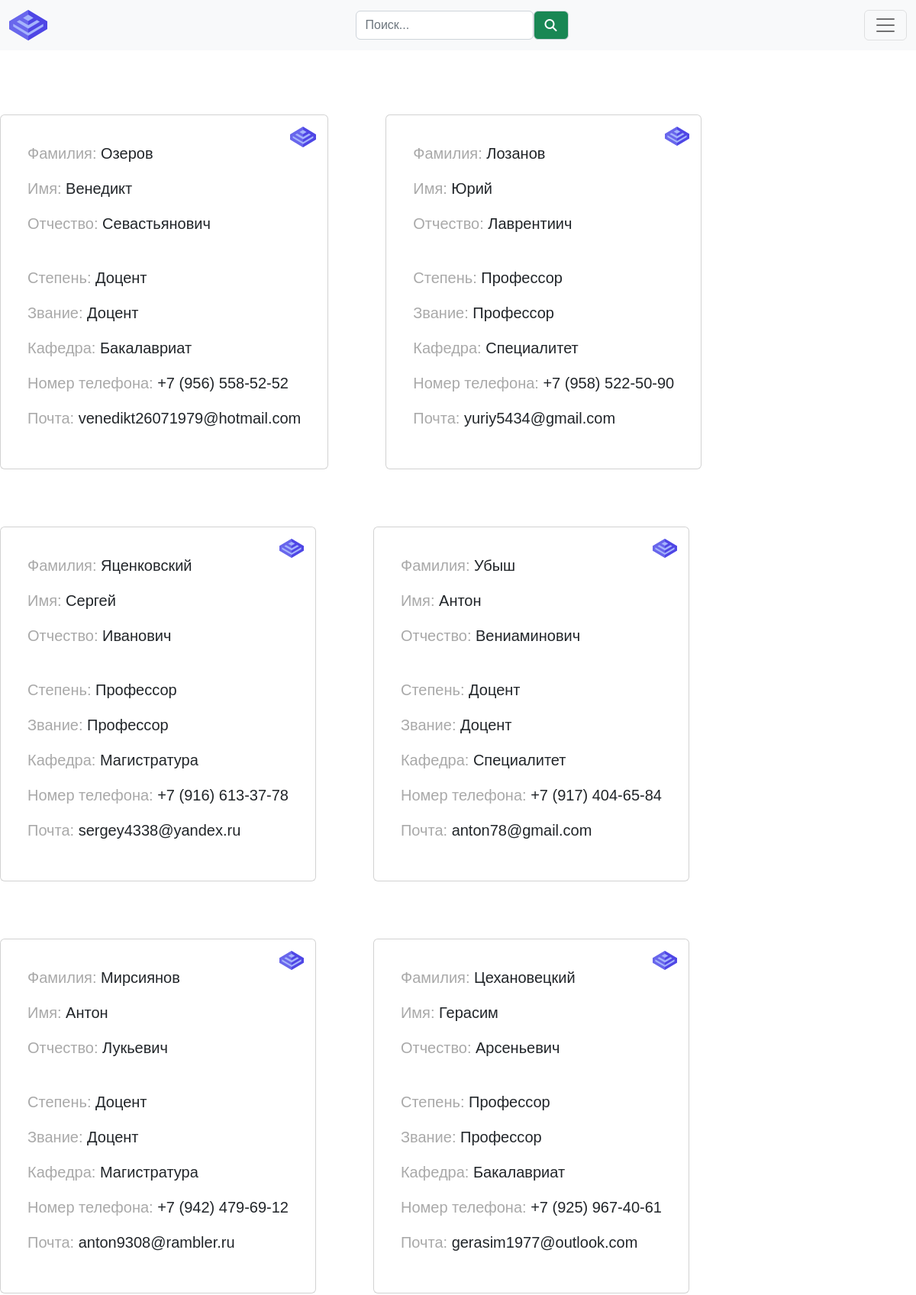
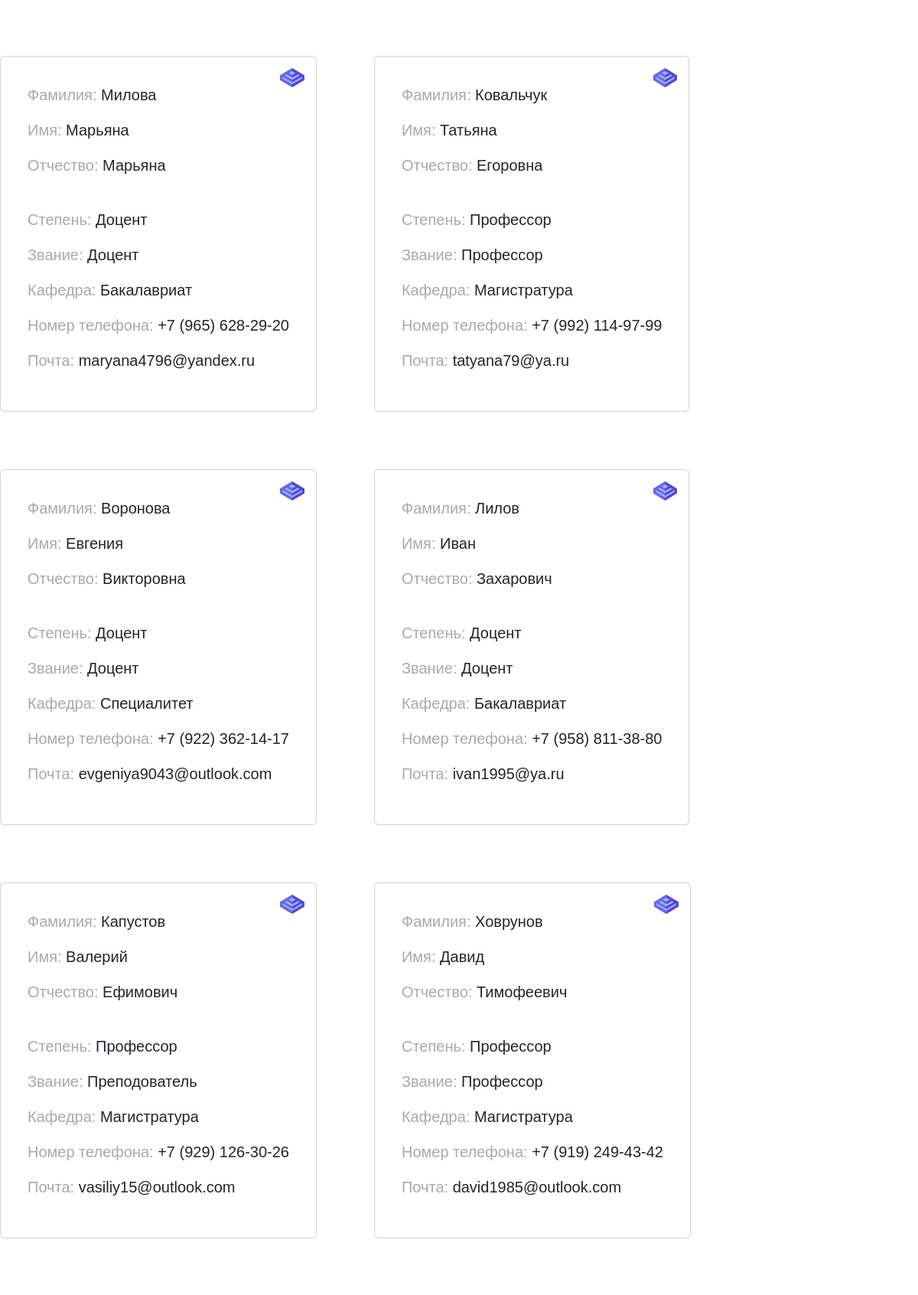
Page /teachers.php (signed in, upper part) on the committed database (2 pictures, top to bottom).
### tables this page shows
CREATE TABLE `teachers` (
  `teacher_id` int NOT NULL,
  `Surname` text NOT NULL,
  `Name` text NOT NULL,
  `Patronymic` text NOT NULL,
  `Extent` varchar(255) NOT NULL,
  `Rank` text NOT NULL,
  `Department` text NOT NULL,
  `Telephone` varchar(255) NOT NULL,
  `Email` varchar(255) NOT NULL
);

### teachers.php (the view, shortened to what this page needs)
<?php
require_once 'scripts/connect.php';
?>
<!doctype html>
<html lang="ru">
<head>
    <link rel="stylesheet" href="css/teachers.css">
    <link rel="stylesheet" href="https://use.fontawesome.com/releases/v6.2.1/css/all.css">
    <link href="https://cdn.jsdelivr.net/npm/bootstrap@5.2.2/dist/css/bootstrap.min.css" rel="stylesheet">
</head>
<body>
<nav class="navbar bg-light fixed-top">
    <div class="container-fluid">
        <a class="navbar-brand" href="#">
            <img src="img/logo.svg" alt="Logo">
        </a>
        <form action="teachers.php" method="get" class="d-flex" role="search">
            <input name="search" type="search" class="form-control" id="inputModalSearch" placeholder="Поиск...">
            <button type="submit" class="input-group-text bg-success text-light">
                <i class="fa fa-fw fa-search text-white"></i>
            </button>
        </form>
        <button class="navbar-toggler" type="button" data-bs-toggle="offcanvas" data-bs-target="#offcanvasNavbar" aria-controls="offcanvasNavbar">
            <span class="navbar-toggler-icon"></span>
        </button>
    </div>
</nav>
<?php
$search = $_GET['search'];
if (isset($search)) {
    $select = "SELECT * FROM `teachers` WHERE `Surname` LIKE '%$search%'";
    $result = $connect -> query($select) -> fetch_all(MYSQLI_ASSOC);
} else {
    $select = "SELECT * FROM teachers";
    $result = $connect -> query($select) -> fetch_all(MYSQLI_ASSOC);
}
echo "<div style='max-width: 1500px; margin: 150px auto 50px;display: flex; flex-wrap: wrap; gap: 75px;'>";
foreach ($result as $row) {
    echo "<div class='card'>";
    echo "<img class='logo' src='img/logo.svg' alt='logo'>";
    echo "<p name='Surname' class='surname'><span>Фамилия: </span> " . $row['Surname'] . "<br></p>";
    echo "<p name='Name' class='name'><span>Имя: </span> " . $row['Name'] . "<br></p>";
    echo "<p name='Patronymic' class='patronymic'><span>Отчество: </span> " . $row['Patronymic'] . "<br></p>";
    echo "<div class='other'>";
    echo "<p name='Extent' class='extent'><span>Степень: </span> " . $row['Extent'] . "<br></p>";
    echo "<p name='Rank' class='rank'><span>Звание: </span> " . $row['Rank'] . "<br></p>";
    echo "<p name='Department' class='rank'><span>Кафедра: </span> " . $row['Department'] . "<br></p>";
    echo "<p name='Telephone' class='telephone'><span>Номер телефона: </span> " . $row['Telephone'] . "<br></p>";
    echo "<p name='Email' class='email'><span>Почта: </span> " . $row['Email'] . "<br></p>";
    echo "</div>";
    echo "</div>";
}
echo "</div>";
?>
</body>
</html>

### css/teachers.css (style rules this page uses)
* { margin: 0; padding: 0; box-sizing: border-box; font-family: "Google Sans", sans-serif; }
body { background-color: #FFFFFF; }
a { all: unset; }
p { margin-bottom: 10px; }
.card { border-radius: 5px; padding: 35px 35px; border: 1px solid lightgray; cursor: pointer; position: relative; }
.logo { width: 15%; padding: 15px 15px; position: absolute; top: 0; right: 0; }
span { color: darkgray; font-weight: 500; }
.surname, .name, .patronymic, .extent, .rank, .telephone, .email { font-size: 15pt; font-weight: 400; }
.other { margin-top: 25px; }

### rows in the picture
teachers: Surname "Озеров", Name "Венедикт", Patronymic "Севастьянович", Extent "Доцент", Rank "Доцент", Department "Бакалавриат", Telephone "+7 (956) 558-52-52", Email "venedikt26071979@hotmail.com"
teachers: Surname "Лозанов", Name "Юрий", Patronymic "Лаврентиич", Extent "Профессор", Rank "Профессор", Department "Специалитет", Telephone "+7 (958) 522-50-90", Email "yuriy5434@gmail.com"
teachers: Surname "Яценковский", Name "Сергей", Patronymic "Иванович", Extent "Профессор", Rank "Профессор", Department "Магистратура", Telephone "+7 (916) 613-37-78", Email "sergey4338@yandex.ru"
teachers: Surname "Убыш", Name "Антон", Patronymic "Вениаминович", Extent "Доцент", Rank "Доцент", Department "Специалитет", Telephone "+7 (917) 404-65-84", Email "anton78@gmail.com"
teachers: Surname "Мирсиянов", Name "Антон", Patronymic "Лукьевич", Extent "Доцент", Rank "Доцент", Department "Магистратура", Telephone "+7 (942) 479-69-12", Email "anton9308@rambler.ru"
teachers: Surname "Цехановецкий", Name "Герасим", Patronymic "Арсеньевич", Extent "Профессор", Rank "Профессор", Department "Бакалавриат", Telephone "+7 (925) 967-40-61", Email "gerasim1977@outlook.com"
teachers: Surname "Милова", Name "Марьяна", Patronymic "Марьяна", Extent "Доцент", Rank "Доцент", Department "Бакалавриат", Telephone "+7 (965) 628-29-20", Email "maryana4796@yandex.ru"
teachers: Surname "Ковальчук", Name "Татьяна", Patronymic "Егоровна", Extent "Профессор", Rank "Профессор", Department "Магистратура", Telephone "+7 (992) 114-97-99", Email "tatyana79@ya.ru"
teachers: Surname "Воронова", Name "Евгения", Patronymic "Викторовна", Extent "Доцент", Rank "Доцент", Department "Специалитет", Telephone "+7 (922) 362-14-17", Email "evgeniya9043@outlook.com"
teachers: Surname "Лилов", Name "Иван", Patronymic "Захарович", Extent "Доцент", Rank "Доцент", Department "Бакалавриат", Telephone "+7 (958) 811-38-80", Email "ivan1995@ya.ru"
teachers: Surname "Капустов", Name "Валерий", Patronymic "Ефимович", Extent "Профессор", Rank "Преподователь", Department "Магистратура", Telephone "+7 (929) 126-30-26", Email "vasiliy15@outlook.com"
teachers: Surname "Ховрунов", Name "Давид", Patronymic "Тимофеевич", Extent "Профессор", Rank "Профессор", Department "Магистратура", Telephone "+7 (919) 249-43-42", Email "david1985@outlook.com"
